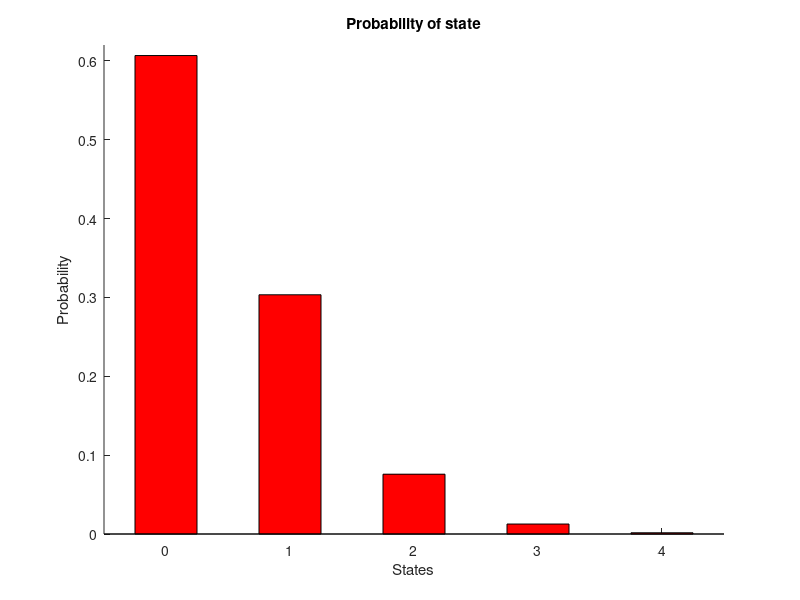
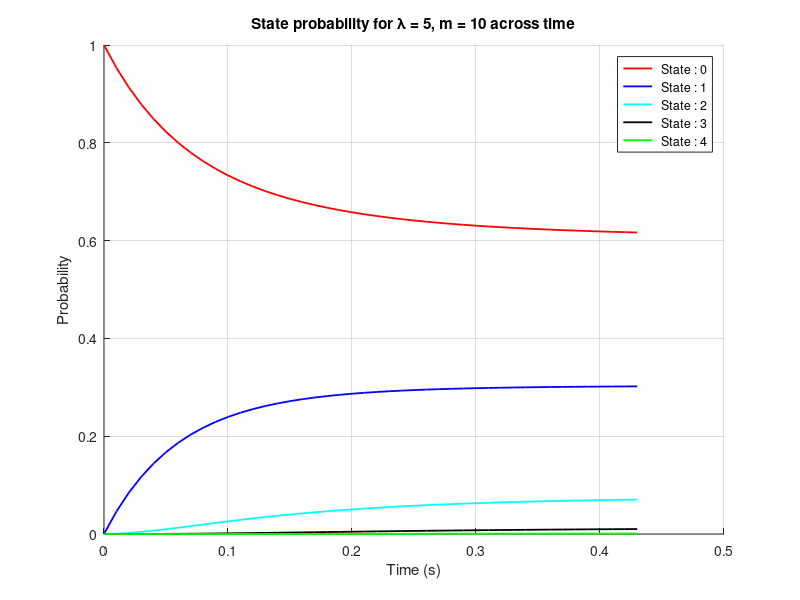
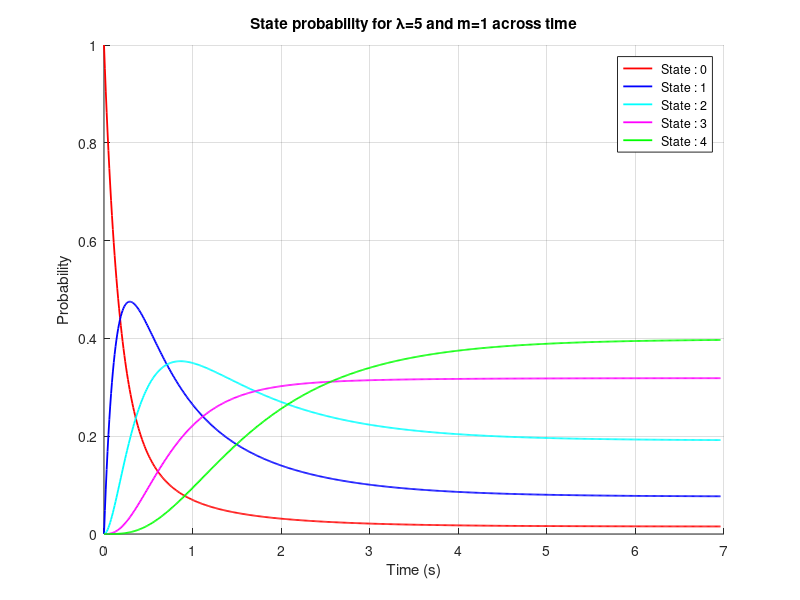
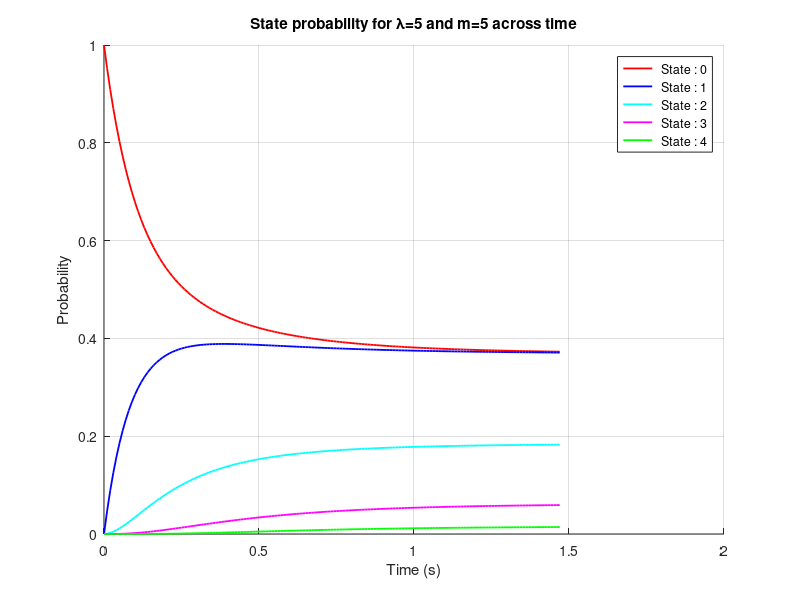

Write the MATLAB code that produced these figures, in order.
pkg load statistics
pkg load queueing

clc;
clear all;
close all;

lambda = 5;
mu = 10;
states = [0, 1, 2, 3, 4]; 
initial_state = [1, 0, 0, 0, 0];

births = lambda ./ (1+states) (:,[1:4]);
deaths = [mu, mu, mu, mu];

#I
transition_matrix = ctmcbd(births, deaths);
display(transition_matrix);

#II
P = ctmc(transition_matrix);
display(P);

figure(1);
hold on;
bar(states, P, "r", 0.5);
title("Probability of state");
xlabel("States");
ylabel("Probability");
axis([-0.5 4.5 0 0.62]);
hold off;

#III
avrg = sum(P.*states);
display(avrg);

#IV
display("Blocking Probability =");
display(P(5));

#V 
index = 0;
for T = 0 : 0.01 : 60
  index = index + 1;
  P0 = ctmc(transition_matrix, T, initial_state);
  Prob0(index) = P0(1);
  Prob1(index) = P0(2);
  Prob2(index) = P0(3);
  Prob3(index) = P0(4);
  Prob4(index) = P0(5);
  if (P0 - P) < 0.01
    break;
  endif
endfor

T = 0 : 0.01 : T;
figure(2);
hold on;
plot(T, Prob0, "r", "linewidth", 1.3);
plot(T, Prob1, "b", "linewidth", 1.3);
plot(T, Prob2, "c", "linewidth", 1.3);
plot(T, Prob3, "k", "linewidth", 1.3);
plot(T, Prob4, "g", "linewidth", 1.3);
title("State probability for \\lambda = 5, m = 10 across time");
xlabel("Time (s)");
ylabel("Probability");
axis([0 0.5]);
legend (" State : 0"," State : 1"," State : 2"," State : 3"," State : 4");
grid on;
hold off;

#VI
#l = 5, m = 1
lambda = 5;
mu = [1 5 20];

for i = 1 : columns(mu)
  index = 0;
  deaths = [mu(i), mu(i), mu(i), mu(i)];
  transition_matrix = ctmcbd(births, deaths);
  P = ctmc(transition_matrix);
  for T = 0 : 0.01 : 50
    index = index + 1;
    P0 = ctmc(transition_matrix, T, initial_state);
    Prob0(index) = P0(1);
    Prob1(index) = P0(2);
    Prob2(index) = P0(3);
    Prob3(index) = P0(4);
    Prob4(index) = P0(5);
    if (P0 - P)./P < 0.01
      break;
    endif
  endfor
  Tmax = T;
  T = 0 : 0.01 : Tmax;
  figure(i+2);
  hold on;
  plot(T, Prob0, "r", "linewidth", 1.3);
  plot(T, Prob1, "b", "linewidth", 1.3);
  plot(T, Prob2, "c", "linewidth", 1.3);
  plot(T, Prob3, "m", "linewidth", 1.3);
  plot(T, Prob4, "g", "linewidth", 1.3);
  title_string = strcat("State probability for \\lambda=5 and m=",
  num2str(mu(i))," across time");
  title(title_string);
  xlabel("Time (s)");
  ylabel("Probability");
  legend (" State : 0"," State : 1"," State : 2"," State : 3"," State : 4");
  grid on;
  hold off;
  clear Prob0;
  clear Prob1;
  clear Prob2;
  clear Prob3;
  clear Prob4;
endfor
